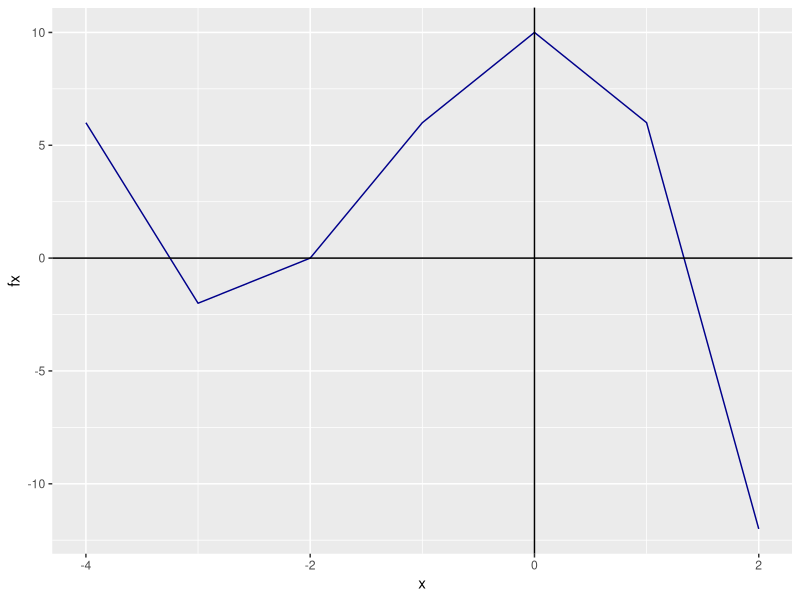
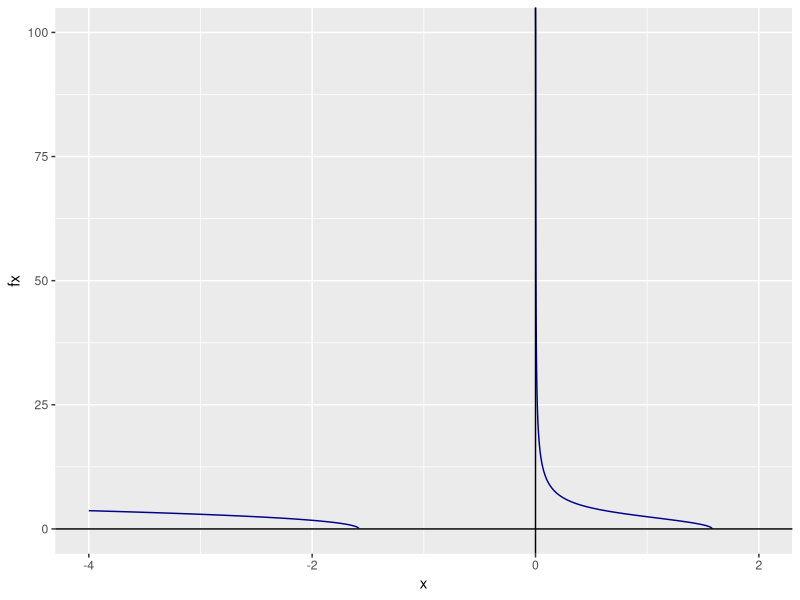
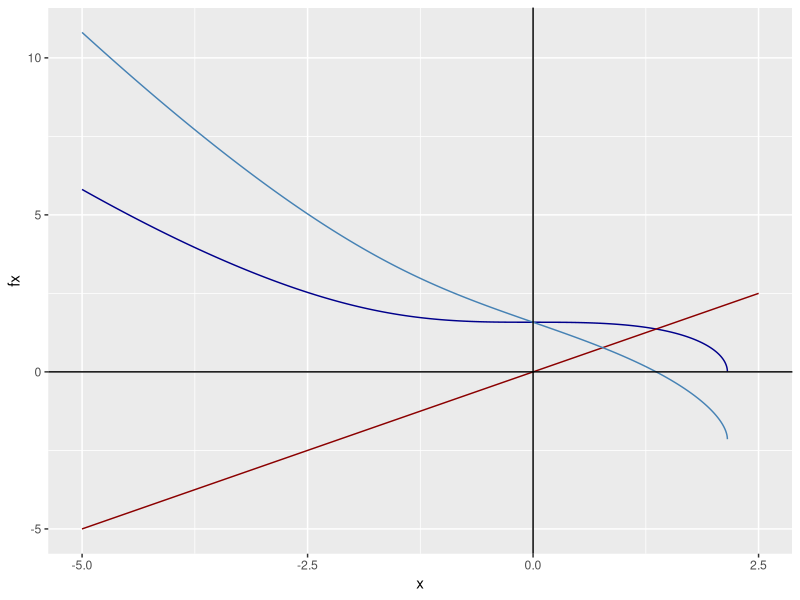
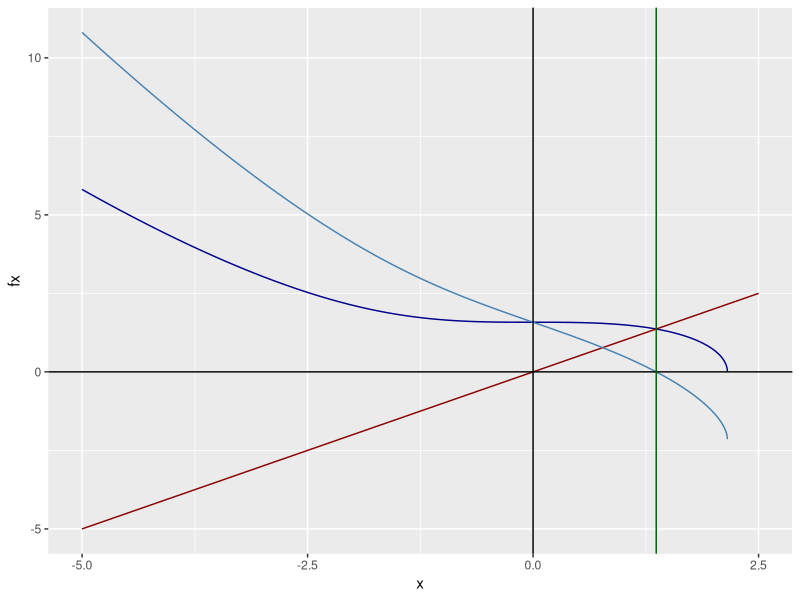
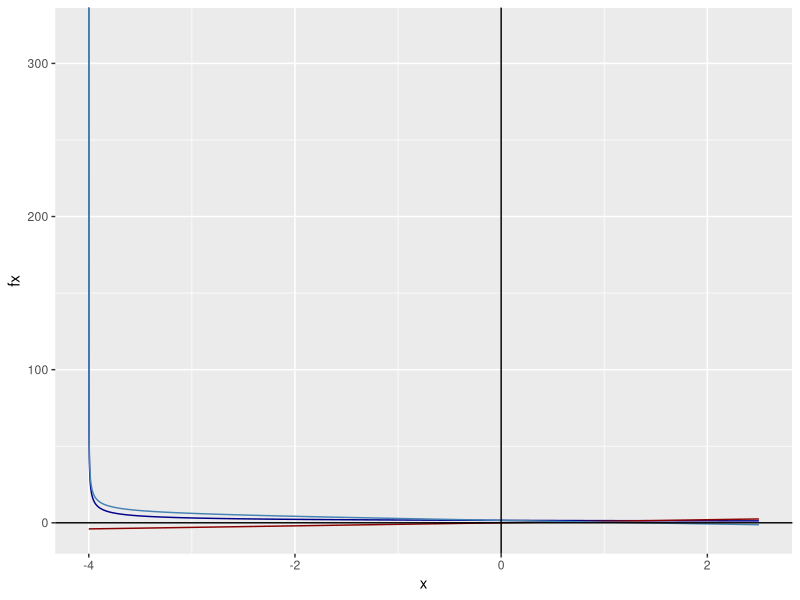
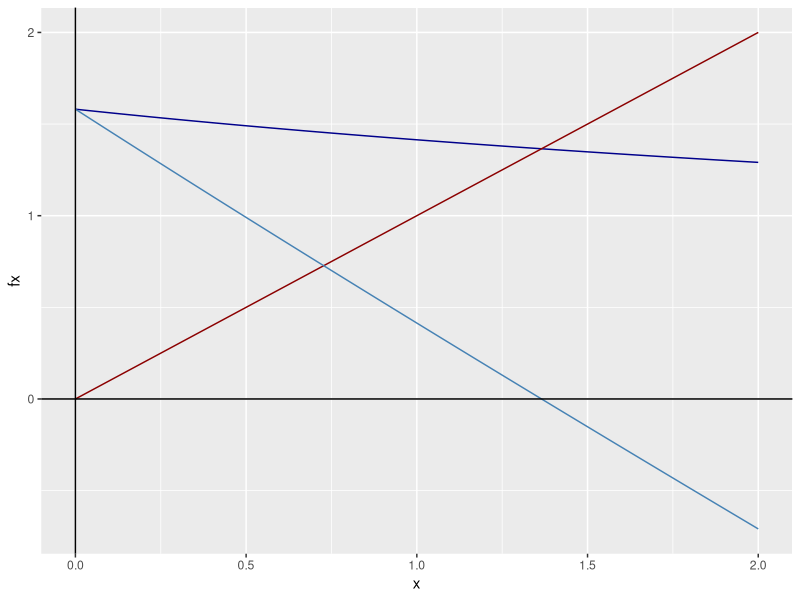
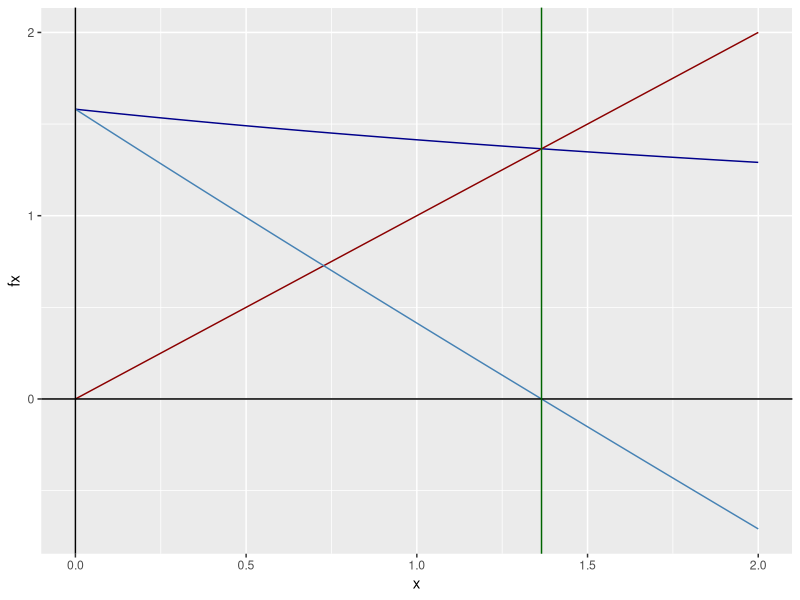
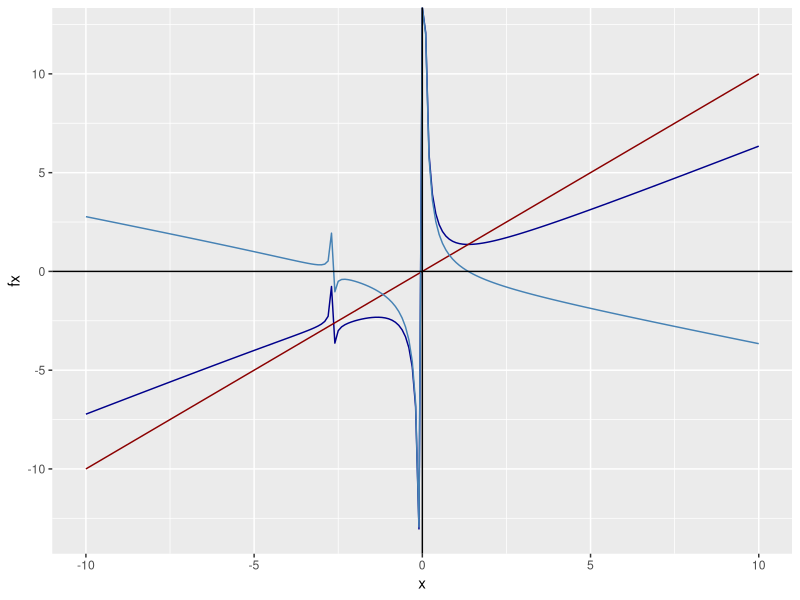

R code for these plots, in order:
## ---- chunk 1
knitr::opts_chunk$set(echo = TRUE)
library(ggplot2)
## ---- chunk 2
#Método de punto fijo
PuntoFijo <- function(p0, n = 100, tol){
  #Donde p0 es la aproximación inicial
  #El número máximo de iteraciones n viene por default en 100
  #Y tol es la toleranacia al error
  
  #Instancio las listas vacias
  lista_p <- c(NULL)
  lista_gp <- c(NULL)
  
  for (i in 1:n) {
    #Calculo p
    p <- f(p0)
    
    lista_p[i] <- p0
    lista_gp[i] <- p
    
    if(abs(p-p0) <= tol){
      #Creo un data frame con las listas
      datos <- data.frame(lista_p, lista_gp)
      colnames(datos) <- c("P", "G(P)")
      print(datos)
      return(p)
    }
    
    p0 <- p
  }
  
  #En el caso de que falle el método
  return(paste('El método falla luego de: ', n, ' iteraciones'))
}
## ---- chunk 3
f <- function(x){
  return(x - x^3 - 4*x^2 + 10)
}

#Instancio un vector que me va a indicar los puntos en la función
x <- seq(-4, 2, by = 1)

#Genero los puntos
fx <- f(x)

#Creo un data frame con los x e y
df <- data.frame(x, fx)

#Instancio los datos
gg_fx <- ggplot(data = df)

#Agrego la capa con los datos
gg_fx <- gg_fx + aes(x = x, y = fx)

#Est grafica una linea
gg_fx <- gg_fx + geom_line(linetype = 1, colour = "darkblue")

#Agrego el eje X
gg_fx <- gg_fx + geom_vline(xintercept = 0, linetype = 1)

#Agrego el eje Y
gg_fx <- gg_fx + geom_hline(yintercept = 0, linetype = 1)

#Grafico
gg_fx
## ---- chunk 4
this_could_go_wrong <- tryCatch(
  print(PuntoFijo(p0 = 1, tol = 0.0001)),
  error = function(e){print("Error")})
## ---- chunk 5

fprima <- D(expression(x - x^3 - 4*x^2 + 10), "x")

fprima

fprima <- function(x){
  return(1-3*x^2-4*(2*x))
}

x <- seq(1, 2, by =0.1)

#Genero los puntos
fprimax <- fprima(x)

#Creo un data frame con los x e y
df <- data.frame(x, fprimax)

#Lo imprimo
df
## ---- chunk 6
this_could_go_wrong <- tryCatch(
  print(PuntoFijo(p0 = -2, tol = 0.0001)),
  error = function(e){print("Error")})
## ---- chunk 7
x <- seq(-2.5, -1.5, by =0.1)

#Genero los puntos
fprimax <- fprima(x)

#Creo un data frame con los x e y
df <- data.frame(x, fprimax)

#Lo imprimo
df
## ---- chunk 8
this_could_go_wrong <- tryCatch(
  print(PuntoFijo(p0 = -3, tol = 0.0001)),
  error = function(e){print("Error")})
## ---- chunk 9
x <- seq(-4, -3, by =0.1)

#Genero los puntos
fprimax <- fprima(x)

#Creo un data frame con los x e y
df <- data.frame(x, fprimax)

#Lo imprimo
df
## ---- chunk 10
f <- function(x){
  return((10/x-4*x)^(1/2))
}

#Instancio un vector que me va a indicar los puntos en la función
x <- seq(-4, 2, by = 0.001)

#Genero los puntos
fx <- f(x)

#Creo un data frame con los x e y
df <- data.frame(x, fx)

#Instancio los datos
gg_fx <- ggplot(data = df)

#Agrego la capa con los datos
gg_fx <- gg_fx + aes(x = x, y = fx)

#Est grafica una linea
gg_fx <- gg_fx + geom_line(linetype = 1, colour = "darkblue")

#Agrego el eje X
gg_fx <- gg_fx + geom_vline(xintercept = 0, linetype = 1)

#Agrego el eje Y
gg_fx <- gg_fx + geom_hline(yintercept = 0, linetype = 1)

#Grafico
gg_fx
## ---- chunk 11
#La función del ejercicio
f <- function(x){
  return((1/2)*(10-x^3)^(1/2))
}
#La función para graficar la raiz
g <- function(x){
  return(-x+(1/2)*(10-x^3)^(1/2))
}

#Instancio un vector que me va a indicar los puntos en la función
x <- seq(-5, 2.5, by = 0.0001)

#Genero los puntos
fx <- f(x)

#Creo un data frame con los x e y
df <- data.frame(x, fx)

#Instancio los datos
gg_fx <- ggplot(data = df)

#Agrego la capa con los datos
gg_fx <- gg_fx + aes(x = x, y = fx)

#Grafica la función del ejercicio
gg_fx <- gg_fx + geom_line(linetype = 1, colour = "darkblue")

#Gráfico x = y
gg_fx <- gg_fx + geom_line(aes(y = x), colour = "darkred")

#Gráfico la función del ejercicio donde esta la raiz
gg_fx <- gg_fx + geom_line(aes(x = x, y = g(x)), colour = "steelblue")

#Agrego el eje X
gg_fx <- gg_fx + geom_vline(xintercept = 0, linetype = 1)

#Agrego el eje Y
gg_fx <- gg_fx + geom_hline(yintercept = 0, linetype = 1)

#Grafico
gg_fx
## ---- chunk 12
this_could_go_wrong <- tryCatch(
  PuntoFijo(p0 = 2, tol = 0.001),
  error = function(e){print("Error")})

if (this_could_go_wrong != "Error"){
  raiz <- this_could_go_wrong
  print(paste("La raiz es: ", raiz)) 
}
## ---- chunk 13
#Agrego la linea recta que une los puntos entre la función del ejercicio, el punto fijo y la raiz
gg_fx <- gg_fx + geom_vline(xintercept = raiz, linetype = 1, colour="darkgreen")

#Grafico
gg_fx
## ---- chunk 14
#La función del ejercicio
f <- function(x){
  return((10/(4+x))^(1/2))
}
#La función para graficar la raiz
g <- function(x){
  return(-x+(10/(4+x))^(1/2))
}

#Instancio un vector que me va a indicar los puntos en la función
x <- seq(-4, 2.5, by = 0.0001)

#Genero los puntos
fx <- f(x)

#Creo un data frame con los x e y
df <- data.frame(x, fx)

#Instancio los datos
gg_fx <- ggplot(data = df)

#Agrego la capa con los datos
gg_fx <- gg_fx + aes(x = x, y = fx)

#Grafica la función del ejercicio
gg_fx <- gg_fx + geom_line(linetype = 1, colour = "darkblue")

#Gráfico x = y
gg_fx <- gg_fx + geom_line(aes(y = x), colour = "darkred")

#Gráfico la función del ejercicio donde esta la raiz
gg_fx <- gg_fx + geom_line(aes(x = x, y = g(x)), colour = "steelblue")

#Agrego el eje X
gg_fx <- gg_fx + geom_vline(xintercept = 0, linetype = 1)

#Agrego el eje Y
gg_fx <- gg_fx + geom_hline(yintercept = 0, linetype = 1)

#Grafico
gg_fx
## ---- chunk 15
#La función del ejercicio
f <- function(x){
  return((10/(4+x))^(1/2))
}
#La función para graficar la raiz
g <- function(x){
  return(-x+(10/(4+x))^(1/2))
}

#Instancio un vector que me va a indicar los puntos en la función
x <- seq(0, 2, by = 0.0001)

#Genero los puntos
fx <- f(x)

#Creo un data frame con los x e y
df <- data.frame(x, fx)

#Instancio los datos
gg_fx <- ggplot(data = df)

#Agrego la capa con los datos
gg_fx <- gg_fx + aes(x = x, y = fx)

#Grafica la función del ejercicio
gg_fx <- gg_fx + geom_line(linetype = 1, colour = "darkblue")

#Gráfico x = y
gg_fx <- gg_fx + geom_line(aes(y = x), colour = "darkred")

#Gráfico la función del ejercicio donde esta la raiz
gg_fx <- gg_fx + geom_line(aes(x = x, y = g(x)), colour = "steelblue")

#Agrego el eje X
gg_fx <- gg_fx + geom_vline(xintercept = 0, linetype = 1)

#Agrego el eje Y
gg_fx <- gg_fx + geom_hline(yintercept = 0, linetype = 1)

#Grafico
gg_fx
## ---- chunk 16
this_could_go_wrong <- tryCatch(
  PuntoFijo(p0 = 1.25, tol = 0.001),
  error = function(e){print("Error")})

if (this_could_go_wrong != "Error"){
  raiz <- this_could_go_wrong
  print(paste("La raiz es: ", raiz)) 
}
## ---- chunk 17
#Agrego la linea recta que une los puntos entre la función del ejercicio, el punto fijo y la raiz
gg_fx <- gg_fx + geom_vline(xintercept = raiz, linetype = 1, colour="darkgreen")

#Grafico
gg_fx
## ---- chunk 18
#La función del ejercicio
f <- function(x){
  return(x-(x^3+4*x^2-10)/(3*x^2+8*x))
}
#La función para graficar la raiz
g <- function(x){
  return(-x+x-(x^3+4*x^2-10)/(3*x^2+8*x))
}

#Instancio un vector que me va a indicar los puntos en la función
x <- seq(-10, 10, by = 0.1)

#Genero los puntos
fx <- f(x)

#Creo un data frame con los x e y
df <- data.frame(x, fx)

#Instancio los datos
gg_fx <- ggplot(data = df)

#Agrego la capa con los datos
gg_fx <- gg_fx + aes(x = x, y = fx)

#Grafica la función del ejercicio
gg_fx <- gg_fx + geom_line(linetype = 1, colour = "darkblue")

#Gráfico x = y
gg_fx <- gg_fx + geom_line(aes(y = x), colour = "darkred")

#Gráfico la función del ejercicio donde esta la raiz
gg_fx <- gg_fx + geom_line(aes(x = x, y = g(x)), colour = "steelblue")

#Agrego el eje X
gg_fx <- gg_fx + geom_vline(xintercept = 0, linetype = 1)

#Agrego el eje Y
gg_fx <- gg_fx + geom_hline(yintercept = 0, linetype = 1)

#Grafico
gg_fx
## ---- chunk 19
this_could_go_wrong <- tryCatch(
  PuntoFijo(p0 = 1, tol = 0.001),
  error = function(e){print("Error")})

print(this_could_go_wrong)

if (this_could_go_wrong != "Error"){
  raiz <- this_could_go_wrong
  print(paste("La raiz es: ", raiz)) 
}
## ---- chunk 20
#Agrego la linea recta que une los puntos entre la función del ejercicio, el punto fijo y la raiz
gg_fx <- gg_fx + geom_vline(xintercept = raiz, linetype = 1, colour="darkgreen")

gg_fx
## ---- chunk 21
this_could_go_wrong <- tryCatch(
  PuntoFijo(p0 = -2.5, tol = 0.001),
  error = function(e){print("Error")})

if (this_could_go_wrong != "Error"){
  raiz <- this_could_go_wrong
  print(paste("La raiz es: ", raiz)) 
}
## ---- chunk 22
#Agrego la linea recta que une los puntos entre la función del ejercicio, el punto fijo y la raiz
gg_fx <- gg_fx + geom_vline(xintercept = raiz, linetype = 1, colour="darkgreen")

gg_fx
